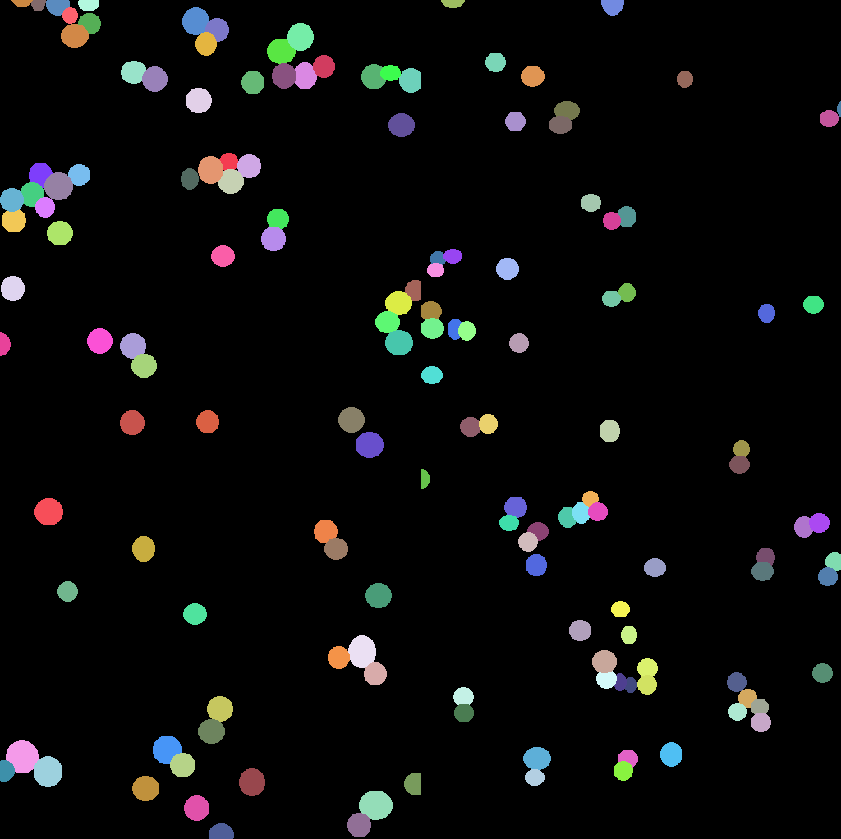
#> input picture fig3/v2/runs/optimise_labels_cancer_r2/agent_folder/annotation.tif, 841 x 839 px, shrunk from 1024 x 1022 before the run
$ python evaluate.py annotation.tif annotation.tif
#> lines starting #> are read from the running program, lines starting #| are printed output that depends on the picture
"""python evaluate.py labels.tif annotation.tif : F1@IoU0.5, count, shape agreement."""
import sys, numpy as np, tifffile
from skimage.measure import regionprops
P=0.65
def match(pred,gt,thr=0.5):
    pairs=[]
    n=np.zeros((pred.max()+1,gt.max()+1),int)
    np.add.at(n,(pred.ravel(),gt.ravel()),1)
    ap=n.sum(1);ag=n.sum(0)
    for p in np.unique(pred)[1:]:
        for g in np.unique(gt[pred==p]):
            if g==0: continue
            iou=n[p,g]/(ap[p]+ag[g]-n[p,g])
            if iou>thr: pairs.append((p,g,iou))
    return pairs
def props(l): return {r.label:(r.area*P*P,r.axis_major_length/r.axis_minor_length) for r in regionprops(l)}
if __name__=="__main__":
    pred=tifffile.imread(sys.argv[1]);gt=tifffile.imread(sys.argv[2])
#> further down, pred is the input picture: shape (839, 841) int32; 148 distinct labels, from 0 to 286
    pr=props(pred);gp=props(gt);m=match(pred,gt)
#> after `pr = props(pred)`: pr = 147 items
#> after `gp = props(gt)`: gp = 147 items
#> in match, `np.add.at(n,(pred.ravel(),gt.ravel()),1)`:
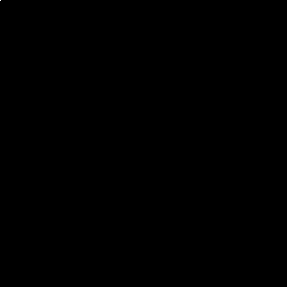
#> n: shape (287, 287) int64; min 0, max 651319, mean 8.6; drawn with min black and max white
#> in match, `ap = n.sum(1)`: ap = 287 values, max 651319 at index 0, min 0 at index 18, mean 2458.5
#> in match, `ag = n.sum(0)`: ag has the same summary as ap
#> the loop in match, `for p in np.unique(pred)[1:]:` made 147 passes
#> p on passes 18 to 29: 32, 33, 34, 35, 36, 37, 58, 59, 60, 61, 62, 63
#> after the loop in match, `for p in np.unique(pred)[1:]:`: pairs = 147 items, first 6: (1, 1, 1), (2, 2, 1), (3, 3, 1), (4, 4, 1), (5, 5, 1), (6, 6, 1)
#> after `m = match(pred, gt)`: m has the same summary as pairs in match
    tp=len(m);fp=len(pr)-tp;fn=len(gp)-tp
#> after `tp = len(m)`: tp = 147
#> after `fp = len(pr) - tp`: fp = 0
#> after `fn = len(gp) - tp`: fn = 0
    print(f"pred {len(pr)} gt {len(gp)} TP {tp} FP {fp} FN {fn} P {tp/max(len(pr),1):.2f} R {tp/len(gp):.2f} F1 {2*tp/(len(pr)+len(gp)):.2f} meanIoU {np.mean([x[2] for x in m]):.2f}")
#| pred 147 gt 147 TP 147 FP 0 FN 0 P 1.00 R 1.00 F1 1.00 meanIoU 1.00
    a=np.array([(pr[p][0],gp[g][0]) for p,g,_ in m]);r=np.array([(pr[p][1],gp[g][1]) for p,g,_ in m])
#> after `a = np.array([(pr[p][0], gp[g][0]) for p, g, _ in m])`: a = 147 pairs, first value 19.86 to 339.7, second value 19.86 to 339.7
#> after `r = np.array([(pr[p][1], gp[g][1]) for p, g, _ in m])`: r = 147 pairs, first value 1 to 3.83, second value 1 to 3.83
    print(f"area median rel err {np.median((a[:,0]-a[:,1])/a[:,1]):+.3f}; AR median abs err {np.median(abs(r[:,0]-r[:,1])):.3f}, AR mean pred {r[:,0].mean():.2f} gt {r[:,1].mean():.2f}")
#| area median rel err +0.000; AR median abs err 0.000, AR mean pred 1.20 gt 1.20
